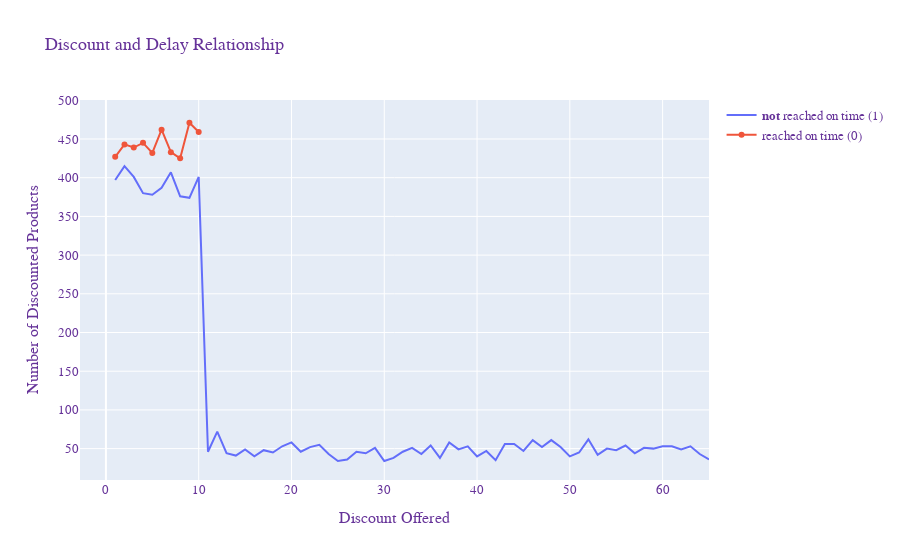

Write notebook code for a chart like this one.
### Code cell
fig.update_layout(
    title="Discount and Delay Relationship",
    xaxis_title="Discount Offered",
    yaxis_title="Number of Discounted Products",
    font=dict(
        family="Courier New, monospace",
        size=13,
        color="RebeccaPurple"
    )
)
fig.show()

### Figure 1 — Plotly figure (JSON) as saved in the notebook; plotly's stock layout.template omitted (floating-point values rounded to 4 significant figures)
{"data": [{"name": "<b>not</b> reached on time (1)", "type": "scatter", "x": [1, 2, 3, 4, 5, 6, 7, 8, 9, 10, 11, 12, 13, 14, 15, 16, 17, 18, 19, 20, 21, 22, 23, 24, 25, 26, 27, 28, 29, 30, 31, 32, 33, 34, 35, 36, 37, 38, 39, 40, 41, 42, 43, 44, 45, 46, 47, 48, 49, 50, 51, 52, 53, 54, 55, 56, 57, 58, 59, 60, 61, 62, 63, 64, 65], "y": [397, 415, 401, 380, 378, 387, 407, 376, 374, 401, 46, 72, 44, 41, 49, 40, 48, 45, 53, 58, 46, 52, 55, 43, 34, 36, 46, 44, 51, 34, 38, 46, 51, 43, 54, 38, 58, 49, 53, 40, 47, 35, 56, 56, 47, 61, 52, 61, 52, 40, 45, 62, 42, 50, 48, 54, 44, 51, 50, 53, 53, 49, 53, 43, 36]}, {"name": "reached on time (0)", "type": "scatter", "x": [1, 2, 3, 4, 5, 6, 7, 8, 9, 10], "y": [427, 443, 439, 445, 432, 462, 433, 425, 471, 459]}], "layout": {"font": {"color": "RebeccaPurple", "family": "Courier New, monospace", "size": 13}, "title": {"text": "Discount and Delay Relationship"}, "xaxis": {"title": {"text": "Discount Offered"}}, "yaxis": {"title": {"text": "Number of Discounted Products"}}}}
